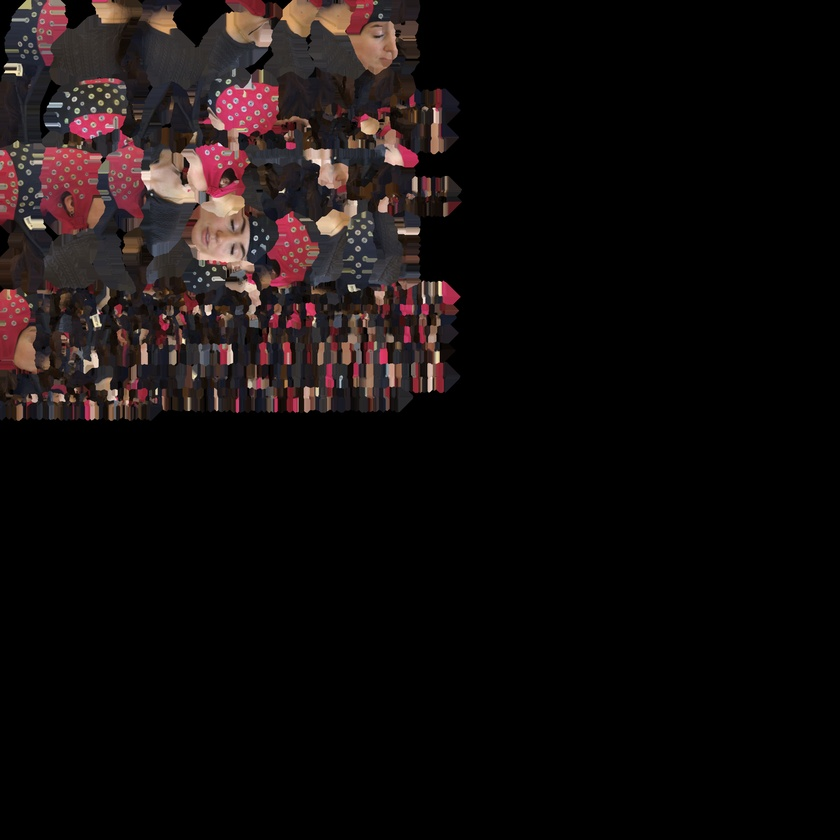
%> input picture examples/Model/Model.jpg, 840 x 840 px, shrunk from 4096 x 4096 before the run
$ octave --eval "result = detect_cap_color(imread('../../examples/Model/Model.jpg'));"   (GNU Octave 9; MATLAB toolbox functions it lacks are replaced by stand-ins)
%> lines starting %> are read from the running program, lines starting %| are printed output that depends on the picture; in (x1, y1, x2, y2) boxes, pixels count from 0 and x2, y2 are one past the last pixel; in counts of white or black regions, pixels touching at a corner belong together; the program's own positions count from 1
function capColor = detect_cap_color(img)
% DETECT_CAP_COLOR - Automatically detects EEG cap color in HSV space

    hsvImg = rgb2hsv(img);
%> hsvImg: size 840x840x3 double; mean H, S, V 0.115, 0.0919, 0.0791
    H = hsvImg(:,:,1);
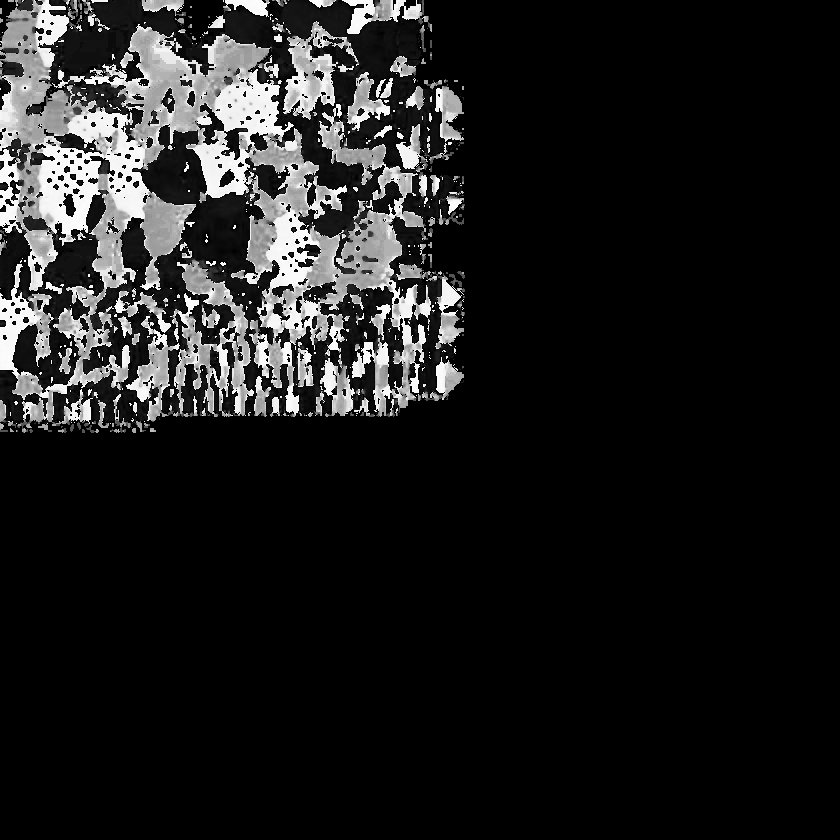
%> H: size 840x840 double; min 0, max 0.998, mean 0.115
    S = hsvImg(:,:,2);
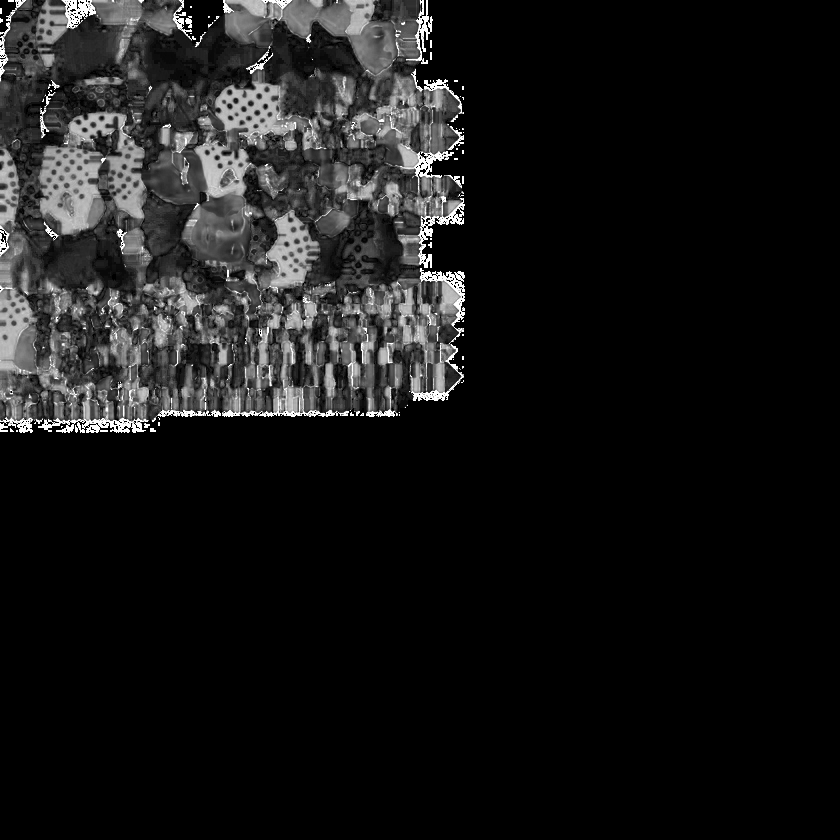
%> S: size 840x840 double; min 0, max 1, mean 0.0919
    V = hsvImg(:,:,3);
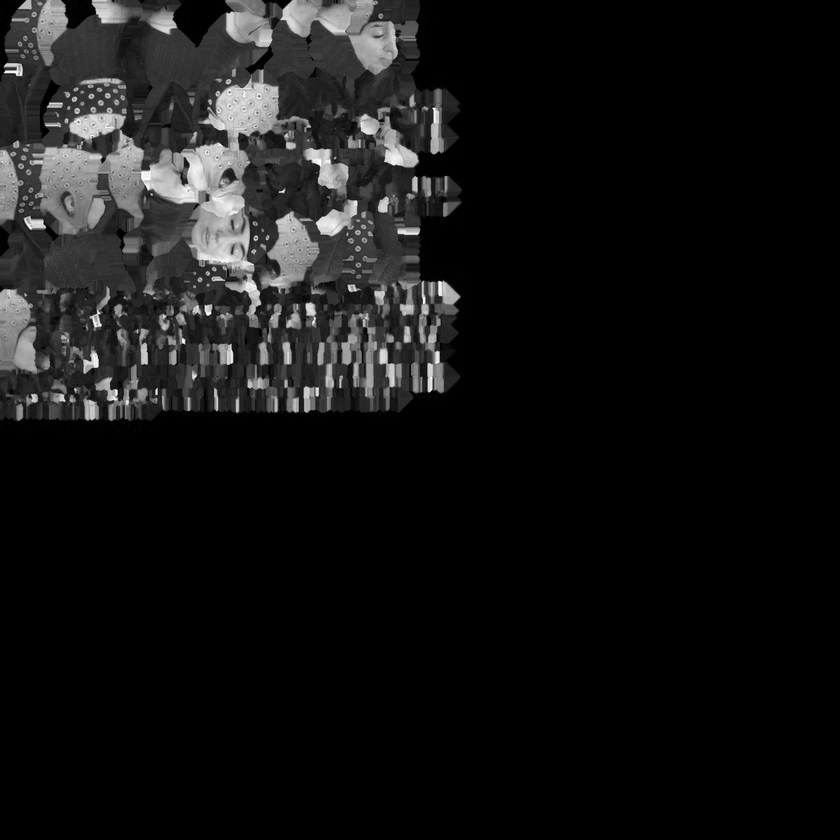
%> V: size 840x840 double; min 0, max 1, mean 0.0791

    % Basic HSV masks
    maskBlue   = (H >= 0.55 & H <= 0.7)  & S > 0.3;
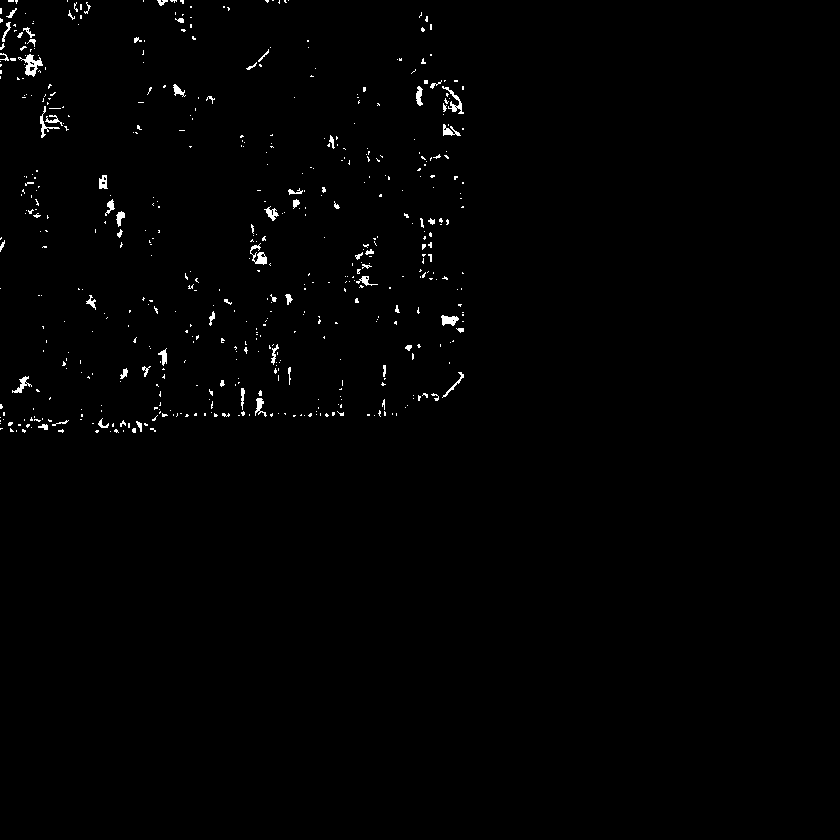
%> maskBlue: size 840x840 logical; 0.84% white in thin lines or dots, all inside (x1, y1, x2, y2) = (0, 0, 464, 433)
    maskYellow = (H >= 0.10 & H <= 0.18) & S > 0.3;
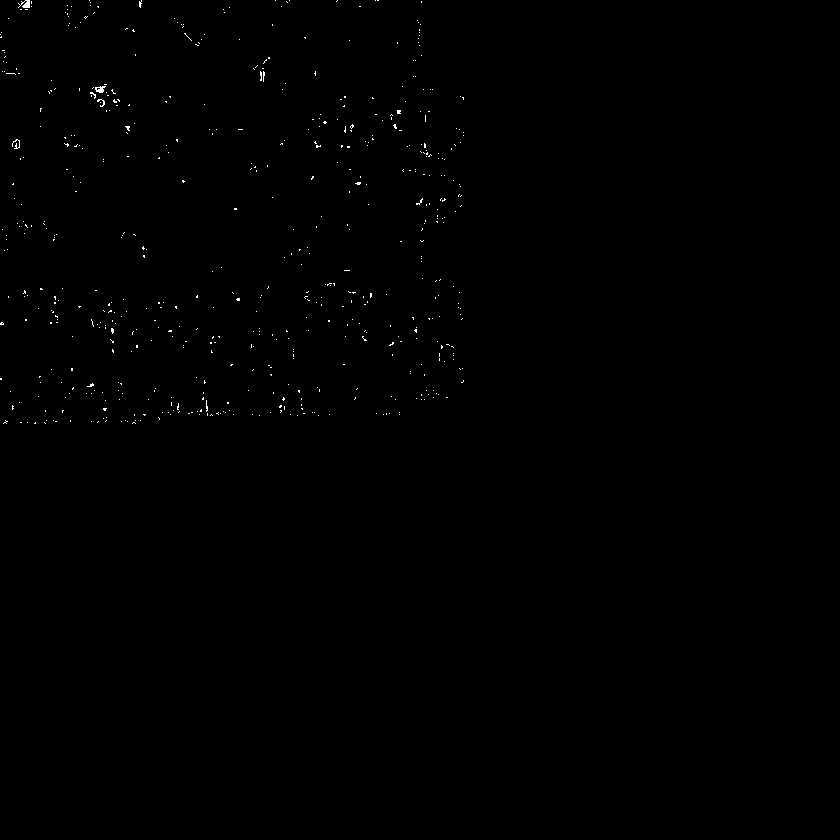
%> maskYellow: size 840x840 logical; 0.23% white in thin lines or dots, all inside (x1, y1, x2, y2) = (0, 0, 464, 424)
    maskPink   = ((H >= 0.9 | H <= 0.03) & S > 0.2);
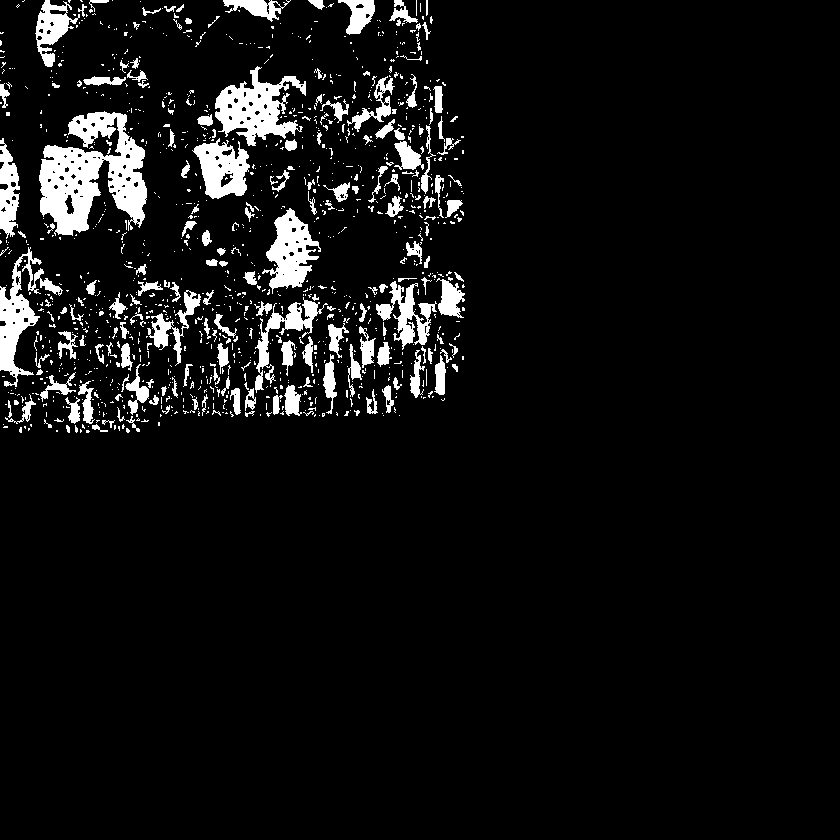
%> maskPink: size 840x840 logical; 6.7% white; 1198 white regions (1010 under 20 px), largest, box (x1, y1, x2, y2) and area: (39, 111, 147, 236) 7529, (215, 66, 306, 146) 3418, (0, 247, 63, 387) 2604

    % Apply center weighting to suppress corners
    [h, w] = size(H);
%> h = 840; w = 840
    centerPrior = fspecial('gaussian', [h, w], 0.3 * h);
    centerPrior = mat2gray(centerPrior);

    % Weighted color score
    scoreBlue   = sum(centerPrior(maskBlue));
%> scoreBlue = 2765.2
    scoreYellow = sum(centerPrior(maskYellow));
%> scoreYellow = 710.3
    scorePink   = sum(centerPrior(maskPink));
%> scorePink = 21540.9

    % Pick the color with the highest score
    [~, idx] = max([scoreBlue, scoreYellow, scorePink]);
%> idx = 3
    capOptions = {'blue', 'yellow', 'pink'};
    capColor = capOptions{idx};
%> capColor = 'pink'
end
